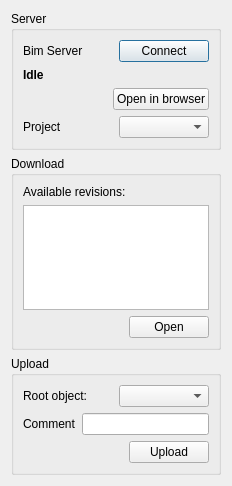
<?xml version="1.0" encoding="UTF-8"?>
<ui version="4.0">
 <class>BimServer</class>
 <widget class="QDialog" name="BimServer">
  <property name="geometry">
   <rect>
    <x>0</x>
    <y>0</y>
    <width>232</width>
    <height>486</height>
   </rect>
  </property>
  <property name="windowTitle">
   <string>BimServer</string>
  </property>
  <layout class="QVBoxLayout" name="verticalLayout">
   <item>
    <widget class="QGroupBox" name="groupServer">
     <property name="title">
      <string>Server</string>
     </property>
     <layout class="QVBoxLayout" name="verticalLayout_2">
      <item>
       <layout class="QHBoxLayout" name="horizontalLayout">
        <item>
         <widget class="QLabel" name="labelServerName">
          <property name="toolTip">
           <string>The name of the BimServer you are currently connecting to. Change settings in Arch Preferences</string>
          </property>
          <property name="text">
           <string>Bim Server</string>
          </property>
         </widget>
        </item>
        <item>
         <widget class="QPushButton" name="buttonServer">
          <property name="text">
           <string>Connect</string>
          </property>
         </widget>
        </item>
       </layout>
      </item>
      <item>
       <layout class="QHBoxLayout" name="horizontalLayout_8">
        <item>
         <widget class="QLabel" name="labelStatus">
          <property name="font">
           <font>
            <weight>75</weight>
            <bold>true</bold>
           </font>
          </property>
          <property name="text">
           <string>Idle</string>
          </property>
         </widget>
        </item>
       </layout>
      </item>
      <item>
       <layout class="QHBoxLayout" name="horizontalLayout_7">
        <item>
         <spacer name="horizontalSpacer_3">
          <property name="orientation">
           <enum>Qt::Horizontal</enum>
          </property>
          <property name="sizeHint" stdset="0">
           <size>
            <width>40</width>
            <height>20</height>
           </size>
          </property>
         </spacer>
        </item>
        <item>
         <widget class="QPushButton" name="buttonBrowser">
          <property name="text">
           <string>Open in browser</string>
          </property>
         </widget>
        </item>
       </layout>
      </item>
      <item>
       <layout class="QHBoxLayout" name="horizontalLayout_2">
        <item>
         <widget class="QLabel" name="label_2">
          <property name="text">
           <string>Project</string>
          </property>
         </widget>
        </item>
        <item>
         <widget class="QComboBox" name="comboProjects">
          <property name="toolTip">
           <string>The list of projects present on the Bim Server</string>
          </property>
         </widget>
        </item>
       </layout>
      </item>
     </layout>
    </widget>
   </item>
   <item>
    <widget class="QGroupBox" name="groupDownload">
     <property name="title">
      <string>Download</string>
     </property>
     <layout class="QVBoxLayout" name="verticalLayout_3">
      <item>
       <widget class="QLabel" name="label_3">
        <property name="text">
         <string>Available revisions:</string>
        </property>
       </widget>
      </item>
      <item>
       <widget class="QListWidget" name="listRevisions">
        <property name="modelColumn">
         <number>0</number>
        </property>
       </widget>
      </item>
      <item>
       <layout class="QHBoxLayout" name="horizontalLayout_3">
        <item>
         <spacer name="horizontalSpacer">
          <property name="orientation">
           <enum>Qt::Horizontal</enum>
          </property>
          <property name="sizeHint" stdset="0">
           <size>
            <width>40</width>
            <height>20</height>
           </size>
          </property>
         </spacer>
        </item>
        <item>
         <widget class="QPushButton" name="buttonOpen">
          <property name="text">
           <string>Open</string>
          </property>
         </widget>
        </item>
       </layout>
      </item>
     </layout>
    </widget>
   </item>
   <item>
    <widget class="QGroupBox" name="groupBox_3">
     <property name="title">
      <string>Upload</string>
     </property>
     <layout class="QVBoxLayout" name="verticalLayout_4">
      <item>
       <layout class="QHBoxLayout" name="horizontalLayout_4">
        <item>
         <widget class="QLabel" name="label_5">
          <property name="text">
           <string>Root object:</string>
          </property>
         </widget>
        </item>
        <item>
         <widget class="QComboBox" name="comboRoot"/>
        </item>
       </layout>
      </item>
      <item>
       <layout class="QHBoxLayout" name="horizontalLayout_5">
        <item>
         <widget class="QLabel" name="label_6">
          <property name="text">
           <string>Comment</string>
          </property>
         </widget>
        </item>
        <item>
         <widget class="QLineEdit" name="editComment"/>
        </item>
       </layout>
      </item>
      <item>
       <layout class="QHBoxLayout" name="horizontalLayout_6">
        <item>
         <spacer name="horizontalSpacer_2">
          <property name="orientation">
           <enum>Qt::Horizontal</enum>
          </property>
          <property name="sizeHint" stdset="0">
           <size>
            <width>40</width>
            <height>20</height>
           </size>
          </property>
         </spacer>
        </item>
        <item>
         <widget class="QPushButton" name="buttonUpload">
          <property name="text">
           <string>Upload</string>
          </property>
         </widget>
        </item>
       </layout>
      </item>
     </layout>
    </widget>
   </item>
  </layout>
 </widget>
 <resources/>
 <connections/>
</ui>
